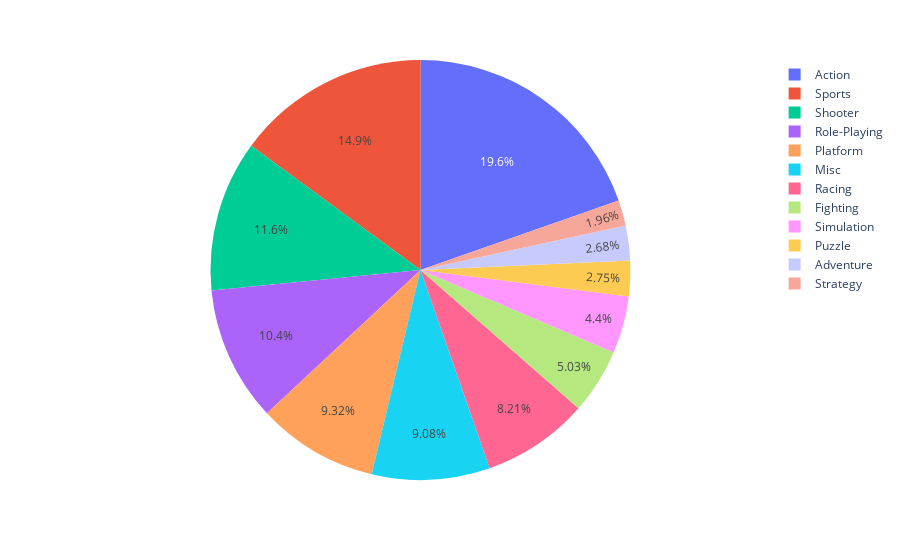

The cell this chart's notebook holds for it:
### Code cell
# Gênero por vendas totais
plt.pie(df_games,names='Genero',values='Vendas_Totais')

### Figure 1 — Plotly figure (JSON) as saved in the notebook; plotly's stock layout.template omitted (floating-point values rounded to 4 significant figures; data arrays with more than 128 entries replaced by an {"elided": "..."} marker saying what was removed)
{"data": [{"domain": {"x": [0, 1], "y": [0, 1]}, "hovertemplate": "Genero=%{label}<br>Vendas_Totais=%{value}<extra></extra>", "labels": {"elided": "16598 str values"}, "legendgroup": "", "name": "", "showlegend": true, "type": "pie", "values": {"elided": "16598 float values"}}], "layout": {"legend": {"tracegroupgap": 0}, "margin": {"t": 60}}}
